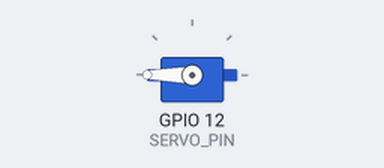
This sketch was run on a simulated ESP32. Parts: servo. What the sketch prints to the serial monitor is not drawn.

Above: at 0.05 s.
At 2.05 s:
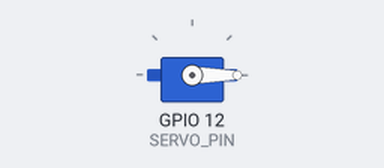
At 4.0 s:
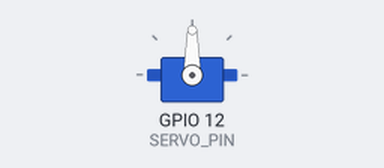
Timing chart, 0 to 5.2 s (numbered marks = the images above):
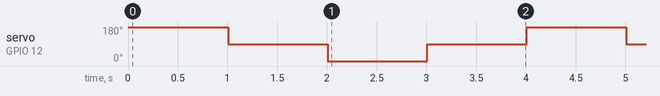

The sketch:

stage5_servo_test.ino
```cpp
// ============================================================
// STAGE 5 — SERVO SWEEP TEST (SG90)
// Bot 1 | ESP32
// ============================================================
// ⚠️ PREREQUISITE:
//   You MUST install the "ESP32Servo" library in Arduino IDE:
//   Go to Sketch -> Include Library -> Manage Libraries
//   Search for "ESP32Servo" by Kevin Harrington and install it.
//
// HOW TO USE:
//   1. Ensure SG90 Servo is wired:
//        Orange/Yellow (Signal) → GPIO 13
//        Red (VCC)              → External 5V (or VIN) - NOT 3.3V!
//        Brown/Black (GND)      → GND
//   2. Upload and open Serial Monitor at 115200.
//   3. The servo should sweep left, center, right, center continuously.
// ============================================================

#include <ESP32Servo.h>

#define SERVO_PIN 12

Servo scanServo;

void setup() {
  Serial.begin(115200);

  // Allow allocation of all timers
  ESP32PWM::allocateTimer(0);
  ESP32PWM::allocateTimer(1);
  ESP32PWM::allocateTimer(2);
  ESP32PWM::allocateTimer(3);

  // Attach servo to pin with standard SG90 min/max pulse widths
  scanServo.setPeriodHertz(50); // Standard 50hz servo
  scanServo.attach(SERVO_PIN, 500, 2400);

  Serial.println("\n=============================================");
  Serial.println("  STAGE 5 — SERVO SWEEP TEST");
  Serial.println("=============================================");
}

void loop() {
  Serial.println("Sweeping Left (180°)...");
  scanServo.write(180);
  delay(1000);

  Serial.println("Sweeping Center (90°)...");
  scanServo.write(90);
  delay(1000);

  Serial.println("Sweeping Right (0°)...");
  scanServo.write(0);
  delay(1000);

  Serial.println("Sweeping Center (90°)...");
  scanServo.write(90);
  delay(1000);
}
```

Measured:
- by itself, servo on GPIO 12 (SERVO_PIN): repeats every 4.0 s: 0° 1.0 s, 90° 1.0 s, 180° 1.0 s, 90° 1.0 s
